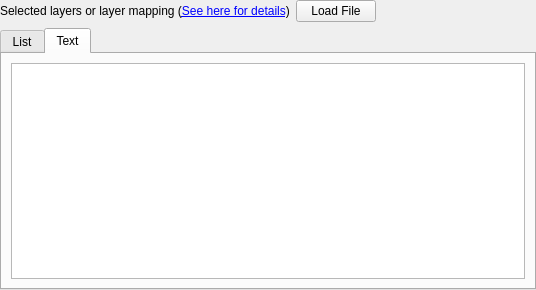
<?xml version="1.0" encoding="UTF-8"?>
<ui version="4.0">
 <class>LayerMappingWidget</class>
 <widget class="QFrame" name="LayerMappingWidget">
  <property name="geometry">
   <rect>
    <x>0</x>
    <y>0</y>
    <width>536</width>
    <height>290</height>
   </rect>
  </property>
  <property name="windowTitle">
   <string>Form</string>
  </property>
  <layout class="QGridLayout">
   <property name="leftMargin">
    <number>0</number>
   </property>
   <property name="topMargin">
    <number>0</number>
   </property>
   <property name="rightMargin">
    <number>0</number>
   </property>
   <property name="bottomMargin">
    <number>0</number>
   </property>
   <property name="spacing">
    <number>6</number>
   </property>
   <item row="2" column="1">
    <widget class="QPushButton" name="load_pb">
     <property name="sizePolicy">
      <sizepolicy hsizetype="Fixed" vsizetype="Fixed">
       <horstretch>0</horstretch>
       <verstretch>0</verstretch>
      </sizepolicy>
     </property>
     <property name="text">
      <string>Load File</string>
     </property>
    </widget>
   </item>
   <item row="2" column="0">
    <widget class="QLabel" name="help_label">
     <property name="sizePolicy">
      <sizepolicy hsizetype="Preferred" vsizetype="Fixed">
       <horstretch>0</horstretch>
       <verstretch>0</verstretch>
      </sizepolicy>
     </property>
     <property name="text">
      <string>&lt;html&gt;&lt;body&gt;Selected layers or layer mapping (&lt;a href=&quot;int:/about/layer_mapping.xml&quot;&gt;See here for details&lt;/a&gt;)&lt;/body&gt;&lt;/html&gt;</string>
     </property>
     <property name="alignment">
      <set>Qt::AlignLeading|Qt::AlignLeft|Qt::AlignTop</set>
     </property>
    </widget>
   </item>
   <item row="3" column="0" colspan="3">
    <widget class="QTabWidget" name="tabs">
     <property name="currentIndex">
      <number>1</number>
     </property>
     <widget class="QWidget" name="tab">
      <attribute name="title">
       <string>List</string>
      </attribute>
      <layout class="QGridLayout" name="gridLayout">
       <item row="0" column="0" rowspan="4">
        <widget class="QListWidget" name="layer_lv">
         <property name="sizePolicy">
          <sizepolicy hsizetype="Expanding" vsizetype="Ignored">
           <horstretch>0</horstretch>
           <verstretch>0</verstretch>
          </sizepolicy>
         </property>
         <property name="dragEnabled">
          <bool>true</bool>
         </property>
         <property name="dragDropMode">
          <enum>QAbstractItemView::InternalMove</enum>
         </property>
         <property name="selectionMode">
          <enum>QAbstractItemView::ExtendedSelection</enum>
         </property>
         <property name="uniformItemSizes">
          <bool>true</bool>
         </property>
         <property name="sortingEnabled">
          <bool>false</bool>
         </property>
        </widget>
       </item>
       <item row="0" column="1">
        <widget class="QToolButton" name="add_pb">
         <property name="toolTip">
          <string>Add a new layer to the list</string>
         </property>
         <property name="text">
          <string>Add</string>
         </property>
         <property name="icon">
          <iconset resource="../../lay/lay/layResources.qrc">
           <normaloff>:/add.png</normaloff>:/add.png</iconset>
         </property>
        </widget>
       </item>
       <item row="1" column="1">
        <widget class="QToolButton" name="delete_pb">
         <property name="toolTip">
          <string>Delete the selected layers from the list</string>
         </property>
         <property name="text">
          <string>Delete</string>
         </property>
         <property name="icon">
          <iconset resource="../../lay/lay/layResources.qrc">
           <normaloff>:/clear.png</normaloff>:/clear.png</iconset>
         </property>
        </widget>
       </item>
       <item row="2" column="1">
        <widget class="QToolButton" name="edit_pb">
         <property name="toolTip">
          <string>Edit the current layer</string>
         </property>
         <property name="text">
          <string>Edit</string>
         </property>
         <property name="icon">
          <iconset resource="../../lay/lay/layResources.qrc">
           <normaloff>:/edit.png</normaloff>:/edit.png</iconset>
         </property>
        </widget>
       </item>
       <item row="3" column="1">
        <spacer>
         <property name="orientation">
          <enum>Qt::Vertical</enum>
         </property>
         <property name="sizeHint" stdset="0">
          <size>
           <width>20</width>
           <height>5</height>
          </size>
         </property>
        </spacer>
       </item>
      </layout>
     </widget>
     <widget class="QWidget" name="tab_2">
      <attribute name="title">
       <string>Text</string>
      </attribute>
      <layout class="QGridLayout" name="gridLayout_2">
       <item row="0" column="0">
        <widget class="QPlainTextEdit" name="text_edit"/>
       </item>
      </layout>
     </widget>
    </widget>
   </item>
  </layout>
 </widget>
 <resources>
  <include location="../../lay/lay/layResources.qrc"/>
 </resources>
 <connections/>
</ui>
